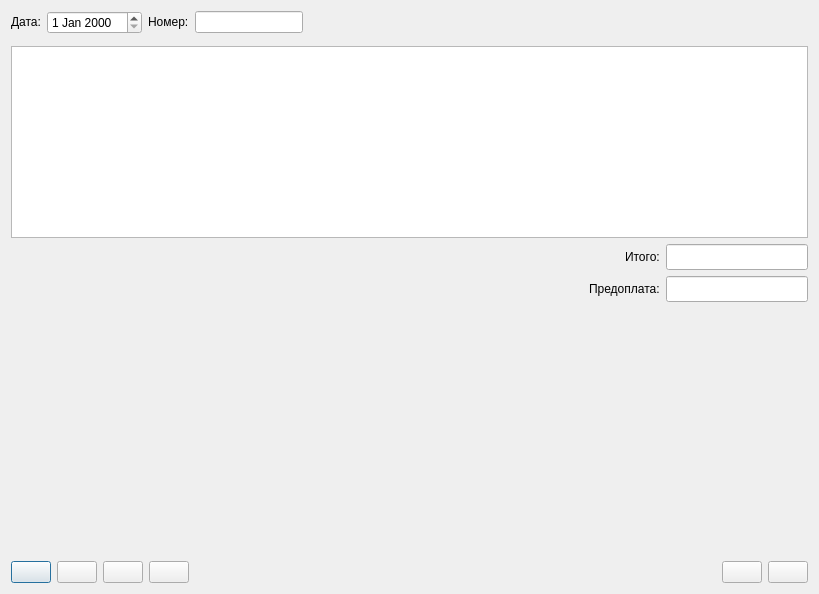
<?xml version="1.0" encoding="UTF-8"?>
<ui version="4.0">
 <class>dialog</class>
 <widget class="Dialog" name="dialog">
  <property name="geometry">
   <rect>
    <x>0</x>
    <y>0</y>
    <width>819</width>
    <height>594</height>
   </rect>
  </property>
  <property name="sizePolicy">
   <sizepolicy hsizetype="Expanding" vsizetype="Expanding">
    <horstretch>0</horstretch>
    <verstretch>0</verstretch>
   </sizepolicy>
  </property>
  <property name="name" stdset="0">
   <string>Документ3</string>
  </property>
  <property name="caption" stdset="0">
   <string>Товар в рознице. Реализация за наличные расчет</string>
  </property>
  <layout class="QVBoxLayout" name="vbxLayout">
   <item>
    <layout class="QHBoxLayout">
     <item>
      <widget class="QLabel" name="label">
       <property name="sizePolicy">
        <sizepolicy hsizetype="Fixed" vsizetype="Fixed">
         <horstretch>0</horstretch>
         <verstretch>0</verstretch>
        </sizepolicy>
       </property>
       <property name="text">
        <string>Дата:</string>
       </property>
      </widget>
     </item>
     <item>
      <widget class="QDateEdit" name="dateEdit">
       <property name="sizePolicy">
        <sizepolicy hsizetype="Fixed" vsizetype="Fixed">
         <horstretch>0</horstretch>
         <verstretch>0</verstretch>
        </sizepolicy>
       </property>
       <property name="font">
        <font>
         <pointsize>9</pointsize>
         <weight>50</weight>
         <bold>false</bold>
        </font>
       </property>
       <property name="readOnly">
        <bool>false</bool>
       </property>
      </widget>
     </item>
     <item>
      <widget class="QLabel" name="label">
       <property name="sizePolicy">
        <sizepolicy hsizetype="Fixed" vsizetype="Fixed">
         <horstretch>0</horstretch>
         <verstretch>0</verstretch>
        </sizepolicy>
       </property>
       <property name="text">
        <string>Номер:</string>
       </property>
      </widget>
     </item>
     <item>
      <widget class="QLineEdit" name="numberEdit">
       <property name="sizePolicy">
        <sizepolicy hsizetype="Fixed" vsizetype="Fixed">
         <horstretch>0</horstretch>
         <verstretch>0</verstretch>
        </sizepolicy>
       </property>
       <property name="font">
        <font>
         <pointsize>9</pointsize>
         <weight>50</weight>
         <bold>false</bold>
        </font>
       </property>
       <property name="readOnly">
        <bool>false</bool>
       </property>
      </widget>
     </item>
     <item>
      <spacer name="horizontalSpacer">
       <property name="orientation">
        <enum>Qt::Horizontal</enum>
       </property>
       <property name="sizeHint" stdset="0">
        <size>
         <width>40</width>
         <height>20</height>
        </size>
       </property>
      </spacer>
     </item>
    </layout>
   </item>
   <item>
    <widget class="DocParameters" name="docParameters"/>
   </item>
   <item>
    <layout class="QHBoxLayout" name="tableLayout">
     <item>
      <widget class="TableView" name="tableView">
       <property name="geometry">
        <rect>
         <x>0</x>
         <y>0</y>
         <width>640</width>
         <height>480</height>
        </rect>
       </property>
       <property name="sizePolicy">
        <sizepolicy hsizetype="Expanding" vsizetype="Fixed">
         <horstretch>0</horstretch>
         <verstretch>0</verstretch>
        </sizepolicy>
       </property>
      </widget>
     </item>
    </layout>
   </item>
   <item>
    <layout class="QHBoxLayout" name="horizontalLayout_3">
     <item>
      <widget class="Picture" name="picture"/>
     </item>
     <item>
      <layout class="QVBoxLayout" name="verticalLayout">
       <item>
        <layout class="QHBoxLayout" name="phbxItogLayout">
         <item>
          <spacer name="horizontalSpacer">
           <property name="orientation">
            <enum>Qt::Horizontal</enum>
           </property>
           <property name="sizeHint" stdset="0">
            <size>
             <width>40</width>
             <height>20</height>
            </size>
           </property>
          </spacer>
         </item>
         <item>
          <widget class="QLabel" name="label">
           <property name="sizePolicy">
            <sizepolicy hsizetype="Fixed" vsizetype="Fixed">
             <horstretch>0</horstretch>
             <verstretch>0</verstretch>
            </sizepolicy>
           </property>
           <property name="text">
            <string>Итого:</string>
           </property>
          </widget>
         </item>
         <item>
          <widget class="MyNumericEdit" name="itogNumeric">
           <property name="sizePolicy">
            <sizepolicy hsizetype="Fixed" vsizetype="Fixed">
             <horstretch>0</horstretch>
             <verstretch>0</verstretch>
            </sizepolicy>
           </property>
           <property name="font">
            <font>
             <pointsize>11</pointsize>
             <weight>75</weight>
             <bold>true</bold>
            </font>
           </property>
           <property name="readOnly">
            <bool>true</bool>
           </property>
          </widget>
         </item>
        </layout>
       </item>
       <item>
        <layout class="QHBoxLayout" name="horizontalLayout_2">
         <item>
          <spacer name="horizontalSpacer_2">
           <property name="orientation">
            <enum>Qt::Horizontal</enum>
           </property>
           <property name="sizeHint" stdset="0">
            <size>
             <width>40</width>
             <height>20</height>
            </size>
           </property>
          </spacer>
         </item>
         <item>
          <widget class="QLabel" name="label_3">
           <property name="text">
            <string>Предоплата:</string>
           </property>
          </widget>
         </item>
         <item>
          <widget class="MyNumericEdit" name="advanceNumeric">
           <property name="sizePolicy">
            <sizepolicy hsizetype="Fixed" vsizetype="Fixed">
             <horstretch>0</horstretch>
             <verstretch>0</verstretch>
            </sizepolicy>
           </property>
           <property name="font">
            <font>
             <pointsize>11</pointsize>
             <weight>75</weight>
             <bold>true</bold>
            </font>
           </property>
          </widget>
         </item>
        </layout>
       </item>
       <item>
        <spacer name="verticalSpacer">
         <property name="orientation">
          <enum>Qt::Vertical</enum>
         </property>
         <property name="sizeHint" stdset="0">
          <size>
           <width>20</width>
           <height>40</height>
          </size>
         </property>
        </spacer>
       </item>
      </layout>
     </item>
    </layout>
   </item>
   <item>
    <layout class="QHBoxLayout" name="cmdButtonLayout">
     <item>
      <widget class="QPushButton" name="buttonAdd">
       <property name="text">
        <string/>
       </property>
       <property name="icon">
        <iconset>
         <normaloff>:buttonAdd</normaloff>
         <normalon>:buttonAdd</normalon>
         <activeoff>:buttonAdd</activeoff>
         <activeon>:buttonAdd</activeon>
         <selectedoff>:buttonAdd</selectedoff>
         <selectedon>:buttonAdd</selectedon>:buttonAdd</iconset>
       </property>
      </widget>
     </item>
     <item>
      <widget class="QPushButton" name="buttonDelete">
       <property name="text">
        <string/>
       </property>
       <property name="icon">
        <iconset>
         <normaloff>:buttonDelete</normaloff>
         <normalon>:buttonDelete</normalon>
         <activeoff>:buttonDelete</activeoff>
         <activeon>:buttonDelete</activeon>
         <selectedoff>:buttonDelete</selectedoff>
         <selectedon>:buttonDelete</selectedon>:buttonDelete</iconset>
       </property>
      </widget>
     </item>
     <item>
      <widget class="QPushButton" name="buttonRequery">
       <property name="text">
        <string/>
       </property>
       <property name="icon">
        <iconset>
         <normaloff>:buttonRequery</normaloff>
         <normalon>:buttonRequery</normalon>
         <activeoff>:buttonRequery</activeoff>
         <activeon>:buttonRequery</activeon>
         <selectedoff>:buttonRequery</selectedoff>
         <selectedon>:buttonRequery</selectedon>:buttonRequery</iconset>
       </property>
      </widget>
     </item>
     <item>
      <widget class="QPushButton" name="buttonPrint">
       <property name="text">
        <string/>
       </property>
       <property name="icon">
        <iconset>
         <normaloff>:buttonPrint</normaloff>
         <normalon>:buttonPrint</normalon>
         <activeoff>:buttonPrint</activeoff>
         <activeon>:buttonPrint</activeon>
         <selectedoff>:buttonPrint</selectedoff>
         <selectedon>:buttonPrint</selectedon>:buttonPrint</iconset>
       </property>
      </widget>
     </item>
     <item>
      <spacer name="horizontalSpacer">
       <property name="orientation">
        <enum>Qt::Horizontal</enum>
       </property>
       <property name="sizeHint" stdset="0">
        <size>
         <width>40</width>
         <height>20</height>
        </size>
       </property>
      </spacer>
     </item>
     <item>
      <widget class="QPushButton" name="buttonOk">
       <property name="text">
        <string/>
       </property>
       <property name="icon">
        <iconset>
         <normaloff>:buttonOk</normaloff>
         <normalon>:buttonOk</normalon>
         <activeoff>:buttonOk</activeoff>
         <activeon>:buttonOk</activeon>
         <selectedoff>:buttonOk</selectedoff>
         <selectedon>:buttonOk</selectedon>:buttonOk</iconset>
       </property>
      </widget>
     </item>
     <item>
      <widget class="QPushButton" name="buttonCancel">
       <property name="text">
        <string/>
       </property>
       <property name="icon">
        <iconset>
         <normaloff>:buttonCancel</normaloff>
         <normalon>:buttonCancel</normalon>
         <activeoff>:buttonCancel</activeoff>
         <activeon>:buttonCancel</activeon>
         <selectedoff>:buttonCancel</selectedoff>
         <selectedon>:buttonCancel</selectedon>:buttonCancel</iconset>
       </property>
      </widget>
     </item>
    </layout>
   </item>
  </layout>
 </widget>
 <customwidgets>
  <customwidget>
   <class>Dialog</class>
   <extends>QDialog</extends>
   <header>dialog.h</header>
   <container>1</container>
  </customwidget>
  <customwidget>
   <class>Picture</class>
   <extends>QFrame</extends>
   <header>picture.h</header>
   <container>1</container>
  </customwidget>
  <customwidget>
   <class>TableView</class>
   <extends>QTableView</extends>
   <header>tableview.h</header>
   <addpagemethod>addPage</addpagemethod>
   <container>1</container>
  </customwidget>
  <customwidget>
   <class>DocParameters</class>
   <extends>QFrame</extends>
   <header>docparameters.h</header>
  </customwidget>
  <customwidget>
   <class>MyNumericEdit</class>
   <extends>QLineEdit</extends>
   <header>mynumericedit.h</header>
  </customwidget>
 </customwidgets>
 <resources>
  <include location="../../../resources.qrc"/>
 </resources>
 <connections/>
</ui>
